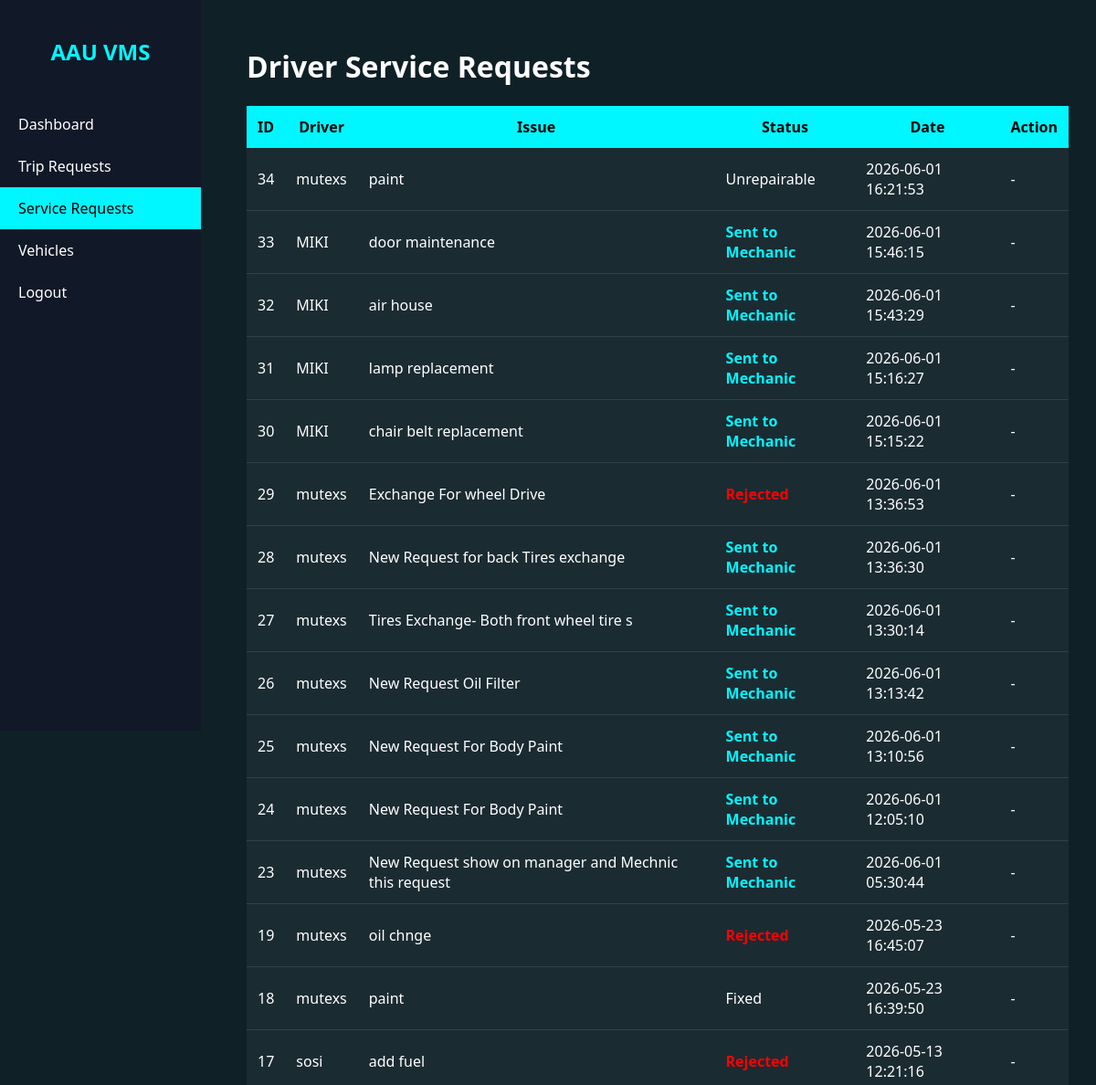
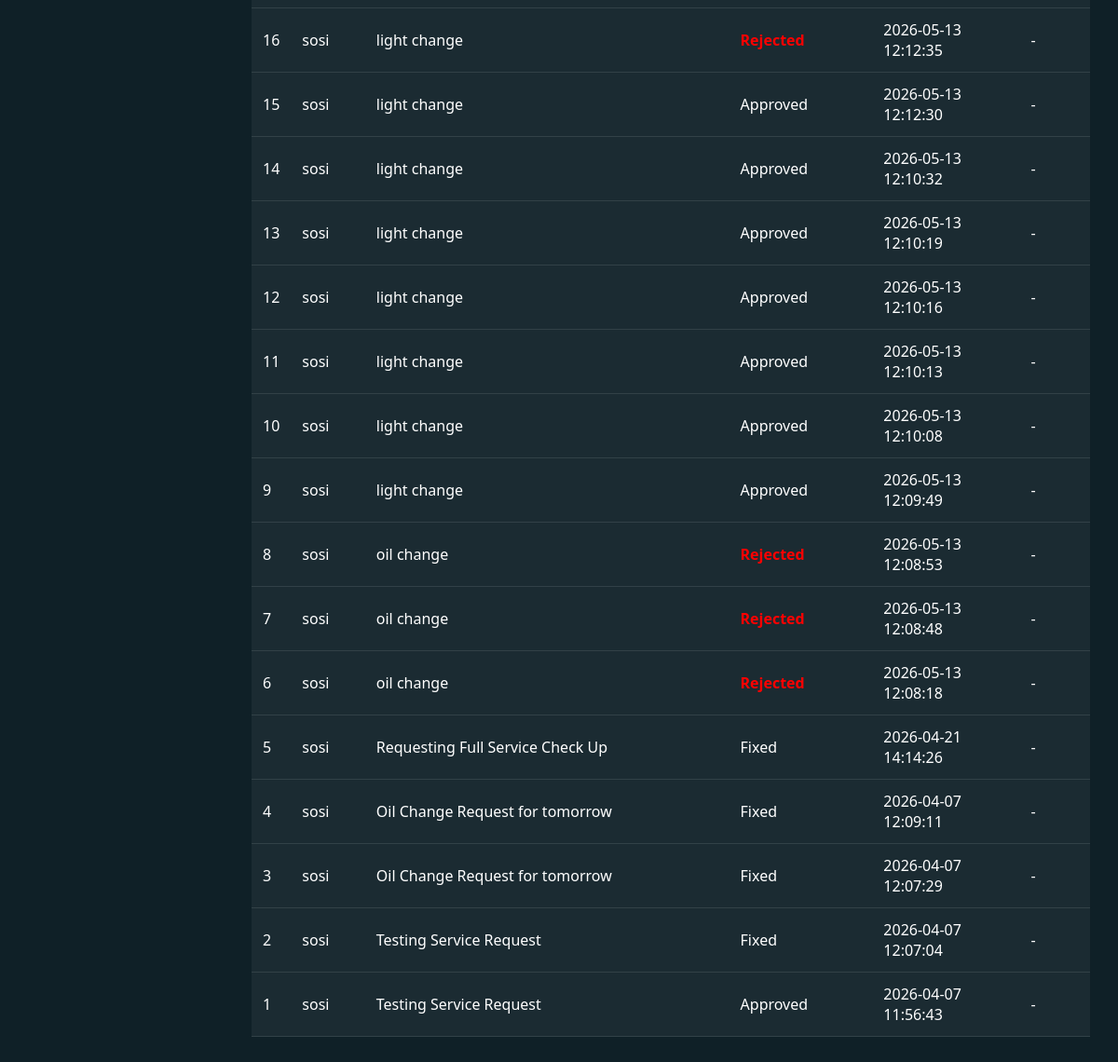
The app's page /dashboard/Manager/manage_requests.php (signed in) with its own data (2 pictures, top to bottom).
### tables this page shows
CREATE TABLE `service_requests` (
  `id` int(11) NOT NULL,
  `driver_id` int(11) DEFAULT NULL,
  `issue` text DEFAULT NULL,
  `status` varchar(50) NOT NULL DEFAULT 'Pending',
  `created_at` timestamp NOT NULL DEFAULT current_timestamp()
);

CREATE TABLE `users` (
  `id` int(11) NOT NULL,
  `username` varchar(50) DEFAULT NULL,
  `email` varchar(255) DEFAULT NULL,
  `password` varchar(255) DEFAULT NULL,
  `role` varchar(20) DEFAULT NULL,
  `created_at` timestamp NOT NULL DEFAULT current_timestamp(),
  `status` enum('active','inactive') NOT NULL DEFAULT 'active'
);

### dashboard/Manager/manage_requests.php (the view, shortened to what this page needs)
<?php
include("../../config/db.php");
$requests = mysqli_query($conn, "
SELECT sr.*, u.username
FROM service_requests sr
LEFT JOIN users u ON sr.driver_id = u.id
ORDER BY sr.id DESC
");
?>
<!DOCTYPE html>
<html>
<head>
</head>
<body>
<div class="sidebar">
    <h2>AAU VMS</h2>
    <a href="manager_dashboard.php">Dashboard</a>
    <a href="manage_requests.php">Trip Requests</a>
    <a href="manage_requests.php" class="active">Service Requests</a>
    <a href="manager_vehicles.php">Vehicles</a>
    <a href="../../auth/logout.php">Logout</a>
</div>
<div class="main">
<h1>Driver Service Requests</h1>
<table>
<tr>
    <th>ID</th>
    <th>Driver</th>
    <th>Issue</th>
    <th>Status</th>
    <th>Date</th>
    <th>Action</th>
</tr>
<?php if ($requests && mysqli_num_rows($requests) > 0) { ?>
    <?php while ($r = mysqli_fetch_assoc($requests)) { ?>
    <tr>
        <td><?= $r['id']; ?></td>
        <td><?= htmlspecialchars($r['username'] ?? 'Unknown'); ?></td>
        <td><?= htmlspecialchars($r['issue']); ?></td>
        <td>
            <?php
            if ($r['status'] == "Pending Admin Approval") {
                echo "<span class='pending'>Pending</span>";
            } elseif ($r['status'] == "Sent to Mechanic") {
                echo "<span class='progress'>Sent to Mechanic</span>";
            } elseif ($r['status'] == "In Progress") {
                echo "<span class='progress'>In Progress</span>";
            } elseif ($r['status'] == "Completed") {
                echo "<span class='completed'>Completed</span>";
            } elseif ($r['status'] == "Rejected") {
                echo "<span class='rejected'>Rejected</span>";
            } else {
                echo htmlspecialchars($r['status']);
            }
            ?>
        </td>
        <td><?= $r['created_at']; ?></td>
        <td>
            <?php if ($r['status'] == "Pending Admin Approval") { ?>
                <a href="?action=send&id=<?= $r['id']; ?>" class="btn send">
                    Send to Mechanic
                </a>
                <a href="?action=reject&id=<?= $r['id']; ?>" class="btn rejectbtn">
                    Reject
                </a>
            <?php } elseif ($r['status'] == "Completed") { ?>
                <span class="btn done">Fixed</span>
            <?php } else { ?>
                <span>-</span>
            <?php } ?>
        </td>
    </tr>
    <?php } ?>
<?php } else { ?>
<tr>
    <td colspan="6">No service requests found.</td>
</tr>
<?php } ?>
</table>
</div>
</body>
</html>

### dashboard/Manager/manage_requests.php (style rules this page uses)
body { margin:0; font-family:Segoe UI; background:#0f2027; color:white; }
.sidebar { width:220px; height:100vh; position:fixed; left:0; top:0; background:#111827; }
.sidebar h2 { text-align:center; color:#00f7ff; padding:20px 0; }
.sidebar a { display:block; padding:12px 20px; color:white; text-decoration:none; }
.sidebar a:hover, .sidebar .active { background:#00f7ff; color:black; }
.main { margin-left:240px; padding:30px; }
table { width:100%; border-collapse:collapse; background:rgba(255,255,255,0.05); }
th { background:#00f7ff; color:black; padding:12px; }
td { padding:12px; border-bottom:1px solid rgba(255,255,255,0.1); }
.progress { color:#00f7ff;font-weight:bold; }
.rejected { color:red;font-weight:bold; }

### records on screen
service_requests: id "34", driver.username "mutexs", issue "paint", status "Unrepairable", created_at "2026-06-01 16:21:53"
service_requests: id "33", driver.username "MIKI", issue "door maintenance", status "Sent to Mechanic", created_at "2026-06-01 15:46:15"
service_requests: id "32", driver.username "MIKI", issue "air house", status "Sent to Mechanic", created_at "2026-06-01 15:43:29"
service_requests: id "31", driver.username "MIKI", issue "lamp replacement", status "Sent to Mechanic", created_at "2026-06-01 15:16:27"
service_requests: id "30", driver.username "MIKI", issue "chair belt replacement", status "Sent to Mechanic", created_at "2026-06-01 15:15:22"
service_requests: id "29", driver.username "mutexs", issue "Exchange For wheel Drive", status "Rejected", created_at "2026-06-01 13:36:53"
service_requests: id "28", driver.username "mutexs", issue "New Request for back Tires exchange", status "Sent to Mechanic", created_at "2026-06-01 13:36:30"
service_requests: id "27", driver.username "mutexs", issue "Tires Exchange- Both front wheel tire s", status "Sent to Mechanic", created_at "2026-06-01 13:30:14"
service_requests: id "26", driver.username "mutexs", issue "New Request Oil Filter", status "Sent to Mechanic", created_at "2026-06-01 13:13:42"
service_requests: id "25", driver.username "mutexs", issue "New Request For Body Paint", status "Sent to Mechanic", created_at "2026-06-01 13:10:56"
service_requests: id "24", driver.username "mutexs", issue "New Request For Body Paint", status "Sent to Mechanic", created_at "2026-06-01 12:05:10"
service_requests: id "23", driver.username "mutexs", issue "New Request show on manager and Mechnic this request", status "Sent to Mechanic", created_at "2026-06-01 05:30:44"
service_requests: id "19", driver.username "mutexs", issue "oil chnge", status "Rejected", created_at "2026-05-23 16:45:07"
service_requests: id "18", driver.username "mutexs", issue "paint", status "Fixed", created_at "2026-05-23 16:39:50"
service_requests: id "17", driver.username "sosi", issue "add fuel", status "Rejected", created_at "2026-05-13 12:21:16"
service_requests: id "16", driver.username "sosi", issue "light change", status "Rejected", created_at "2026-05-13 12:12:35"
service_requests: id "15", driver.username "sosi", issue "light change", status "Approved", created_at "2026-05-13 12:12:30"
service_requests: id "14", driver.username "sosi", issue "light change", status "Approved", created_at "2026-05-13 12:10:32"
service_requests: id "13", driver.username "sosi", issue "light change", status "Approved", created_at "2026-05-13 12:10:19"
service_requests: id "12", driver.username "sosi", issue "light change", status "Approved", created_at "2026-05-13 12:10:16"
service_requests: id "11", driver.username "sosi", issue "light change", status "Approved", created_at "2026-05-13 12:10:13"
service_requests: id "10", driver.username "sosi", issue "light change", status "Approved", created_at "2026-05-13 12:10:08"
service_requests: id "9", driver.username "sosi", issue "light change", status "Approved", created_at "2026-05-13 12:09:49"
service_requests: id "8", driver.username "sosi", issue "oil change", status "Rejected", created_at "2026-05-13 12:08:53"
service_requests: id "7", driver.username "sosi", issue "oil change", status "Rejected", created_at "2026-05-13 12:08:48"
service_requests: id "6", driver.username "sosi", issue "oil change", status "Rejected", created_at "2026-05-13 12:08:18"
service_requests: id "5", driver.username "sosi", issue "Requesting Full Service Check Up", status "Fixed", created_at "2026-04-21 14:14:26"
service_requests: id "4", driver.username "sosi", issue "Oil Change Request for tomorrow", status "Fixed", created_at "2026-04-07 12:09:11"
service_requests: id "3", driver.username "sosi", issue "Oil Change Request for tomorrow", status "Fixed", created_at "2026-04-07 12:07:29"
service_requests: id "2", driver.username "sosi", issue "Testing Service Request", status "Fixed", created_at "2026-04-07 12:07:04"
service_requests: id "1", driver.username "sosi", issue "Testing Service Request", status "Approved", created_at "2026-04-07 11:56:43"
